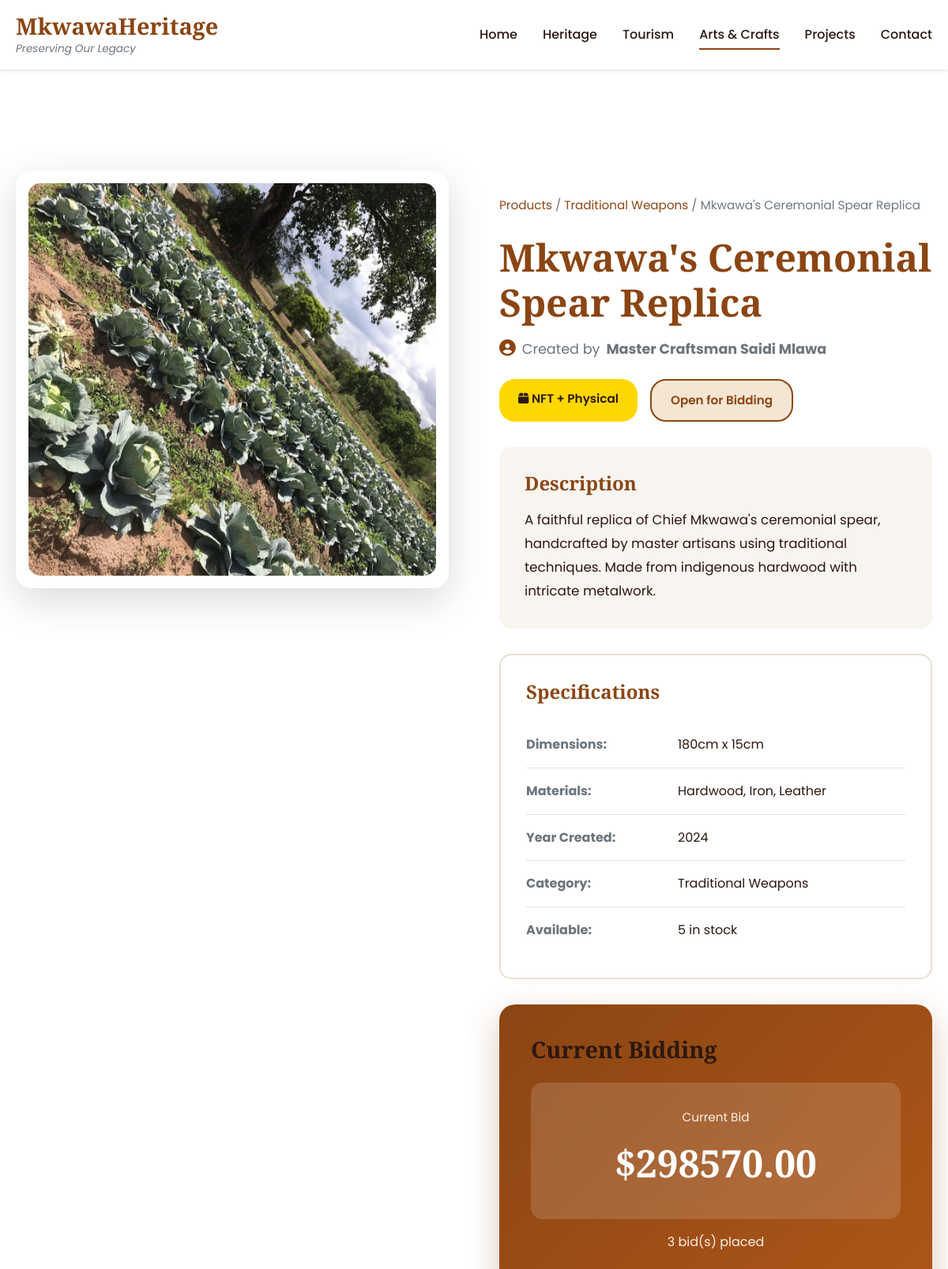
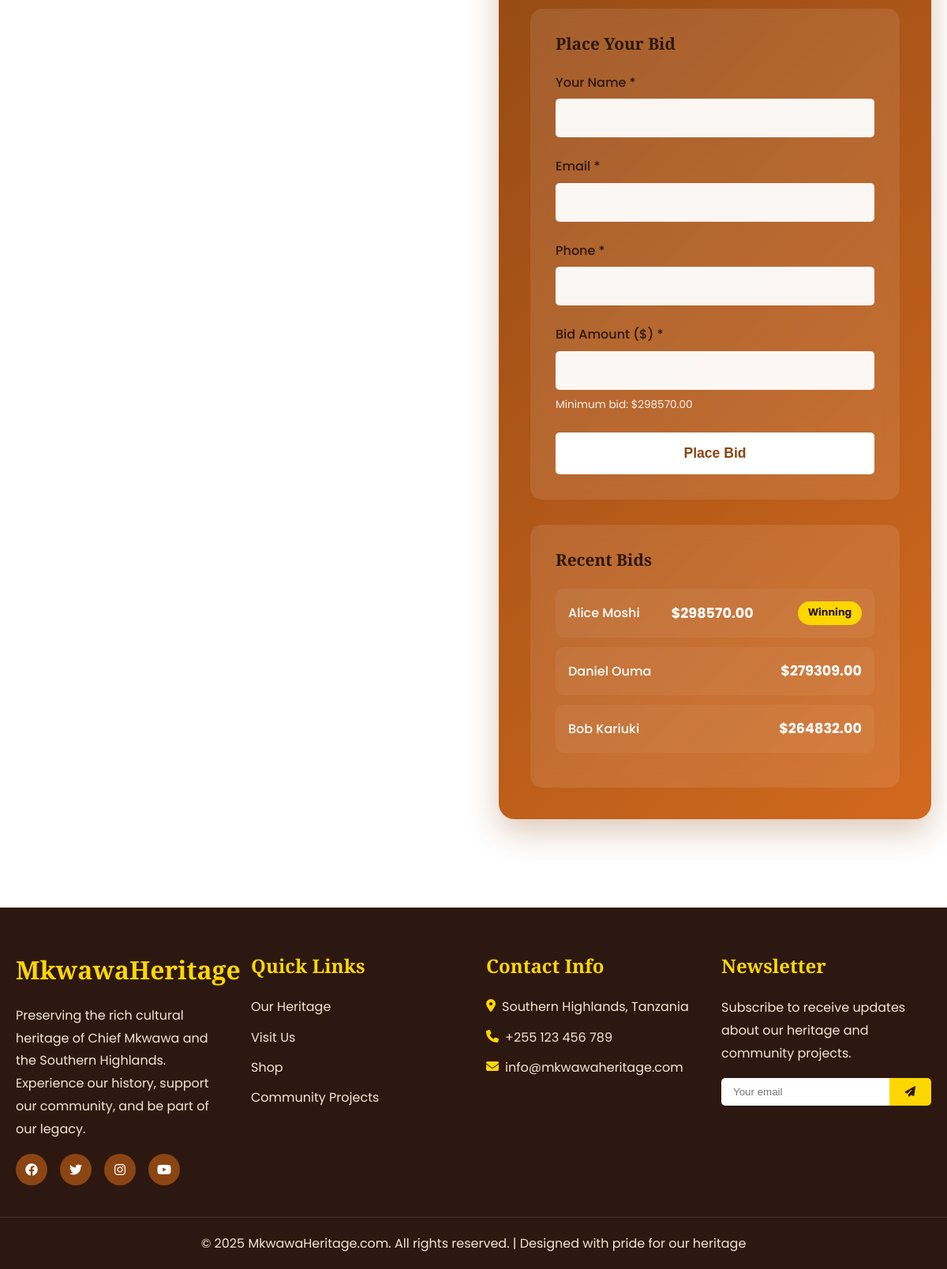
Screenshot of /products/mkwawas-ceremonial-spear-replica/ with the database file from the repository (2 pictures, top to bottom).
### core/models.py (models this page shows, shortened)
class Product(models.Model):
    PRODUCT_TYPES = [
        ('nft', 'NFT'),
        ('physical', 'Physical Product'),
        ('both', 'Both NFT & Physical'),
    ]
    STATUS_CHOICES = [
        ('available', 'Available'),
        ('sold', 'Sold'),
        ('bidding', 'Open for Bidding'),
        ('reserved', 'Reserved'),
    ]
    name = models.CharField(max_length=200)
    category = models.ForeignKey(ProductCategory, on_delete=models.SET_NULL, null=True, related_name='products')
    description = models.TextField()
    product_type = models.CharField(max_length=20, choices=PRODUCT_TYPES)
    price = models.DecimalField(max_digits=10, decimal_places=2)
    starting_bid = models.DecimalField(max_digits=10, decimal_places=2, null=True, blank=True)
    current_bid = models.DecimalField(max_digits=10, decimal_places=2, null=True, blank=True)
    status = models.CharField(max_length=20, choices=STATUS_CHOICES, default='available')
    artist_name = models.CharField(max_length=200)
    dimensions = models.CharField(max_length=100, blank=True)
    materials = models.CharField(max_length=200, blank=True)
    year_created = models.IntegerField(null=True, blank=True)
    stock_quantity = models.IntegerField(default=1, validators=[MinValueValidator(0)])
    featured = models.BooleanField(default=False)
    image = models.ImageField(upload_to='products/', null=True, blank=True)
    gallery_images = models.JSONField(default=list, blank=True)
    nft_metadata = models.JSONField(default=dict, blank=True, help_text='NFT specific metadata')
    slug = models.SlugField(unique=True, blank=True)
    created_at = models.DateTimeField(auto_now_add=True)
    updated_at = models.DateTimeField(auto_now=True)
    class Meta:
        ordering = ['-created_at']

class ProductCategory(models.Model):
    name = models.CharField(max_length=100)
    description = models.TextField(blank=True)
    image = models.ImageField(upload_to='categories/', null=True, blank=True)
    slug = models.SlugField(unique=True, blank=True)
    class Meta:
        verbose_name_plural = 'Product Categories'

class Bid(models.Model):
    product = models.ForeignKey(Product, on_delete=models.CASCADE, related_name='bids')
    bidder_name = models.CharField(max_length=200)
    bidder_email = models.EmailField()
    bidder_phone = models.CharField(max_length=20)
    bid_amount = models.DecimalField(max_digits=10, decimal_places=2)
    is_winning = models.BooleanField(default=False)
    created_at = models.DateTimeField(auto_now_add=True)
    class Meta:
        ordering = ['-bid_amount', '-created_at']

### core/views.py (the view, shortened to what this page needs)
# urls.py: path('products/<slug:slug>/', views.product_detail, name='product_detail'),
def product_detail(request, slug):
    product = get_object_or_404(Product, slug=slug)
    recent_bids = product.bids.all()[:5]
    context = {
        'product': product,
        'recent_bids': recent_bids,
    }
    return render(request, 'core/product_detail.html', context)

### templates/core/product_detail.html (shortened to what this page needs)
{% extends 'base.html' %}
{% load static %}
{% block content %}
<section class="section">
    <div class="container">
        <div class="product-detail-grid">
            <div class="product-gallery">
                <div class="main-image">
                    {% if product.image %}
                    <img src="{{ product.image.url }}" alt="{{ product.name }}" class="product-main-image">
                    {% else %}
                    <img src="{% static 'products/product_cabbage.jpeg' %}" alt="{{ product.name }}" class="product-main-image">
                    {% endif %}
                </div>
            </div>
            <div class="product-info-detail">
                <div class="product-breadcrumb">
                    <a href="{% url 'products' %}">Products</a> /
                    <a href="?category={{ product.category.slug }}">{{ product.category.name }}</a> /
                    <span>{{ product.name }}</span>
                </div>
                <h1>{{ product.name }}</h1>
                <p class="artist-info"><i class="fas fa-user-circle"></i> Created by <strong>{{ product.artist_name }}</strong></p>
                <div class="product-badges-detail">
                    {% if product.product_type == 'nft' %}
                    <span class="badge badge-nft"><i class="fab fa-ethereum"></i> NFT</span>
                    {% elif product.product_type == 'both' %}
                    <span class="badge badge-both"><i class="fas fa-box"></i> NFT + Physical</span>
                    {% else %}
                    <span class="badge badge-physical"><i class="fas fa-box"></i> Physical Product</span>
                    {% endif %}
                    <span class="badge badge-status">{{ product.get_status_display }}</span>
                </div>
                <div class="product-description">
                    <h3>Description</h3>
                    {{ product.description|linebreaks }}
                </div>
                <div class="product-specifications">
                    <h3>Specifications</h3>
                    <table>
                        {% if product.dimensions %}
                        <tr>
                            <td><strong>Dimensions:</strong></td>
                            <td>{{ product.dimensions }}</td>
                        </tr>
                        {% endif %}
                        {% if product.materials %}
                        <tr>
                            <td><strong>Materials:</strong></td>
                            <td>{{ product.materials }}</td>
                        </tr>
                        {% endif %}
                        {% if product.year_created %}
                        <tr>
                            <td><strong>Year Created:</strong></td>
                            <td>{{ product.year_created }}</td>
                        </tr>
                        {% endif %}
                        <tr>
                            <td><strong>Category:</strong></td>
                            <td>{{ product.category.name }}</td>
                        </tr>
                        {% if product.stock_quantity %}
                        <tr>
                            <td><strong>Available:</strong></td>
                            <td>{{ product.stock_quantity }} in stock</td>
                        </tr>
                        {% endif %}
                    </table>
                </div>
                <div class="product-pricing-detail">
                    {% if product.status == 'bidding' %}
                    <div class="bidding-section">
                        <h3>Current Bidding</h3>
                        <div class="current-bid">
                            <span class="bid-label">Current Bid</span>
                            <span class="bid-amount">${{ product.current_bid|floatformat:2 }}</span>
                        </div>
                        <p class="bid-count">{{ recent_bids|length }} bid(s) placed</p>
                        <form method="post" class="bid-form">
                            <h4>Place Your Bid</h4>
                            <div class="form-group">
                                <label>Your Name *</label>
                                <input type="text" name="bidder_name" required class="form-control">
                            </div>
                            <div class="form-group">
                                <label>Email *</label>
                                <input type="email" name="bidder_email" required class="form-control">
                            </div>
                            <div class="form-group">
                                <label>Phone *</label>
                                <input type="tel" name="bidder_phone" required class="form-control">
                            </div>
                            <div class="form-group">
                                <label>Bid Amount ($) *</label>
                                <input type="number" name="bid_amount" step="0.01" min="{{ product.current_bid|default:product.starting_bid|default:product.price }}" required class="form-control">
                                <small>Minimum bid: ${{ product.current_bid|default:product.starting_bid|default:product.price|floatformat:2 }}</small>
                            </div>
                            <button type="submit" class="btn btn-primary btn-block">Place Bid</button>
                        </form>
                        {% if recent_bids %}
                        <div class="recent-bids">
                            <h4>Recent Bids</h4>
                            <ul>
                                {% for bid in recent_bids %}
                                <li>
                                    <span class="bidder">{{ bid.bidder_name }}</span>
                                    <span class="amount">${{ bid.bid_amount|floatformat:2 }}</span>
                                    {% if bid.is_winning %}<span class="winning-badge">Winning</span>{% endif %}
                                </li>
                                {% endfor %}
                            </ul>
                        </div>
                        {% endif %}
                    </div>
                    {% endif %}
                </div>
            </div>
        </div>
    </div>
</section>
{% endblock %}

### rows the page displays
Product: category.name "Traditional Weapons", name "Mkwawa's Ceremonial Spear Replica", artist_name "Master Craftsman Saidi Mlawa", status "Open for Bidding", description "A faithful replica of Chief Mkwawa's ceremonial spear, handcrafted by master artisans using traditional techniques. Made from indigenous hardwood with intricate metalwork.", dimensions "180cm x 15cm", materials "Hardwood, Iron, Leather", year_created "2024", stock_quantity "5", current_bid "298570.00"
Bid: bidder_name "Alice Moshi", bid_amount "298570.00", is_winning "Winning"
Bid: bidder_name "Daniel Ouma", bid_amount "279309.00"
Bid: bidder_name "Bob Kariuki", bid_amount "264832.00"

### other values shown
{{ recent_bids|length }} "3"
